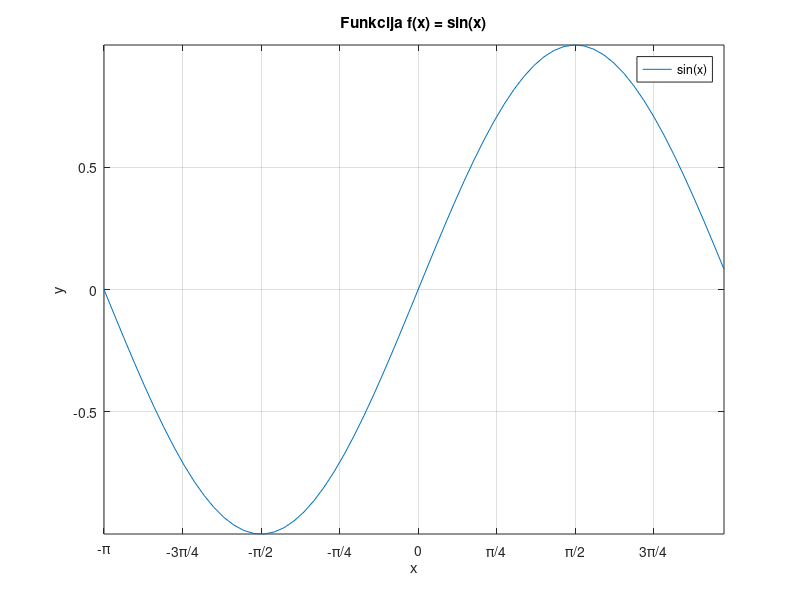

The MATLAB source for this figure: (Note: this script raises an error after producing the figure.)
% Vardas: Nikita
% Pavardė: Jankovič
% Grupė: Ef-25/1
% Data: 2026-09-24
% Variantas: 6 (Privaloma) ir 22 (Papildoma)
x1 = -pi:0.1:pi;
y1 = sin(x1);
figure(1)
plot(x1, y1)
title('Funkcija f(x) = sin(x)')
xlabel('x')
ylabel('y')
grid on
axis([min(x1) max(x1) min(y1) max(y1)])
xticks(-pi:pi/4:pi)
xticklabels({'-\pi', '-3\pi/4', '-\pi/2', '-\pi/4', '0','\pi/4', '\pi/2', '3\pi/4', '\pi'})
legend('sin(x)')
g = gca;
g.XAxisLocation = 'origin';
g.YAxisLocation = 'origin';


x2 = -pi:0.1:pi;
y2_1 = 2*sin(x2).*cos(x2);
y2_2 = 3*sin(x2).*cos(x2);
figure(2)
plot(x2, y2_1, 'LineWidth', 5)
hold on
plot(x2, y2_2, 'LineWidth', 5)
hold off
title('Funkcijos f_1(x) ir f_2(x)')
xlabel('x')
ylabel('y')
grid on
y_min = min([y2_1, y2_2]);
y_max = max([y2_1, y2_2]);
axis([min(x2) max(x2) y_min y_max])
xticks(-pi:pi/4:pi)
xticklabels({'-\pi', '-3\pi/4', '-\pi/2', '-\pi/4', '0','\pi/4', '\pi/2', '3\pi/4', '\pi'})
legend('2sin(x)cos(x)', '3sin(x)cos(x)')
g = gca;
g.XAxisLocation = 'origin';
g.YAxisLocation = 'origin';

t = 0:pi/20:4*pi;
xt = sin(t);
yt = cos(t);
zt = tan(t);
figure(3)
plot3(xt, yt, zt, 'o-')
title('Trimatis grafikas: sin(t), cos(t), tan(t)')
xlabel('x(t)=sin(t)')
ylabel('y(t)=cos(t)')
zlabel('z(t)=tan(t)')
grid on

A = 4;
f = 3;
sigma = 1;
U1 = 2.5;
U2 = 1.5;
t_sig = 0:0.001:1;
s = A*sin(2*pi*f*t_sig) + 0.5*A*cos(4*pi*f*t_sig);
n = sigma*randn(size(t_sig));
pradinis = s + n;
filtruotas = pradinis;
filtruotas(abs(filtruotas) < U2) = 0;
ind_virs = pradinis > U1;
t_virs = t_sig(ind_virs);
sig_virs = pradinis(ind_virs);
min_val = min(sig_virs);
max_val = max(sig_virs);
t_min = t_virs(sig_virs == min_val);
t_max = t_virs(sig_virs == max_val);
figure(4)
subplot(2, 1, 1)
plot(t_sig, pradinis, 'Color', 'b')
hold on
plot(t_sig, filtruotas, 'Color', [0.5, 0, 0.5])
yline(U1, ':', 'Color', 'k', 'LineWidth', 1.25)
yline(U2, '-', 'Color', 'k')
hold off
title('Pradinis ir filtruotas signalai su filtravimo ribomis')
xlabel('Laikas t, s')
ylabel('Įtampa, V')
grid on
axis([0 1 min(pradinis)-0.5 max(pradinis)+0.5])
legend('Pradinis signalas','Filtruotas signalas','Riba U_1','Riba U_2','Location', 'southeast')
subplot(2, 1, 2)
stem(t_virs, sig_virs, 'filled', 'MarkerSize', 4)
hold on
plot(t_min, min_val, 'rd', 'MarkerSize', 9,'MarkerFaceColor', 'r')
plot(t_max, max_val, 'gd', 'MarkerSize', 11,'MarkerFaceColor', 'g')
hold off
title('Signalo reikšmės viršijančios U_1 ribą')
xlabel('Laikas t, s')
ylabel('Įtampa, V')
grid on
axis([0 1 U1-0.5 max_val+0.5])
legend('Diskretus signalas (> U_1)','Minimali įtampa','Maksimali įtampa','Location', 'southeast')
